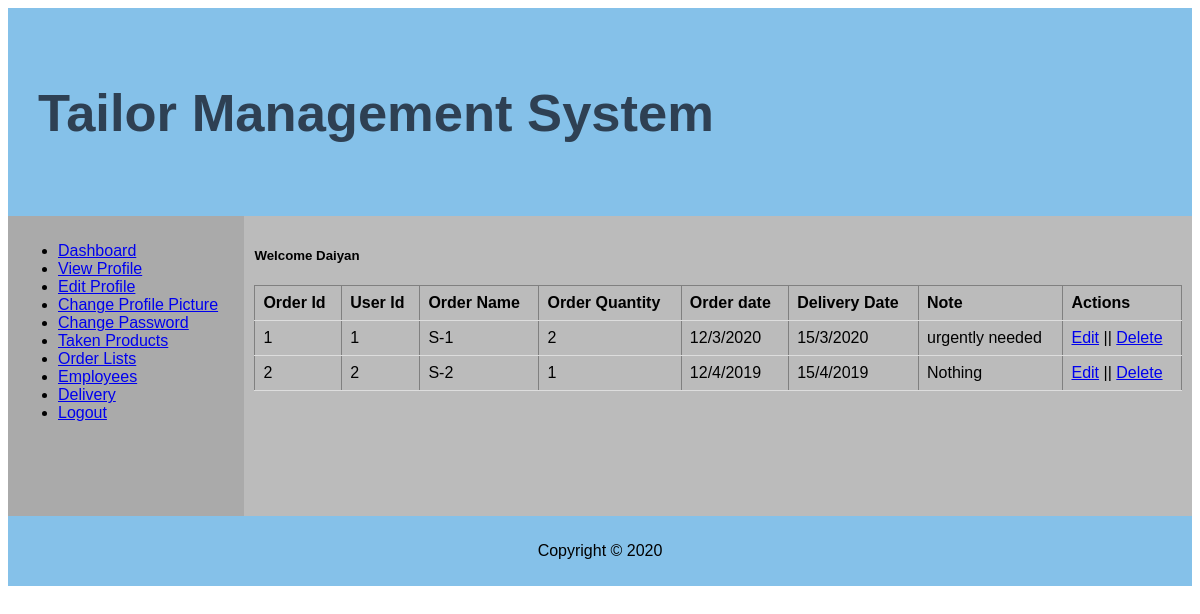
Page /all_orders.php (signed in) on the committed database.
### tables this page shows
CREATE TABLE `order_list` (
  `oid` bigint(100) NOT NULL,
  `user_ID` int(50) NOT NULL,
  `oname` varchar(50) NOT NULL,
  `oquantity` mediumint(100) NOT NULL,
  `order_date` varchar(100) NOT NULL,
  `delivery_date` varchar(100) NOT NULL,
  `note` varchar(100) NOT NULL
);

### all_orders.php (the view, shortened to what this page needs)
<?php
$userName=$_SESSION['userName'];
?>
<html>
<head>
</head>
<body>
<div class="grid-container">
  <div class="header">
    <h2 style="color: #2E4053"; align="left">Tailor Management System <?php
    ?></h2>
  </div>
  <div class="left" style="background-color:#aaa;">
  <ul>
  <li><a href="nhome.php">Dashboard</a></li>
  <li><a href="view.php?userName=<?php echo $userName; ?>">View Profile</a></li>
  <li><a href="edit.php">Edit Profile</a></li>
  <li><a href="changepic.php">Change Profile Picture</a></li>
  <li><a href="changepass.php">Change Password</a></li>
  <li><a href="all_taken_products.php">Taken Products</a></li>
  <li><a href="all_orders.php">Order Lists</a></li>
  <li><a href="employee_list.php">Employees</a></li>
  <li><a href="delivery.php">Delivery</a></li>
    <li><a href="logout.php">Logout</a></li>
</ul>
  </div>
  <div class="middle" style="background-color:#bbb;"><?php
    $name=$_SESSION['name'];
    echo "<h5>Welcome $name</h5>";
    ?>
      <?php
  $con=mysqli_connect("localhost","root","","db");
  $sql="SELECT `oid`, `user_ID`, `oname`, `oquantity`, `order_date`, `delivery_date`, `note` FROM `order_list`";
  $result=mysqli_query($con,$sql);
  if(mysqli_num_rows($result)>0)
   {
    ?>
    <table border='1' cellpadding='8'>
      <tr>
        <th>Order Id</th>
        <th>User Id</th>
        <th>Order Name</th>
        <th>Order Quantity</th>
        <th>Order date</th>
        <th>Delivery Date</th>
        <th>Note</th>
        <th>Actions</th>
      </tr>
    <?php
    while($row=mysqli_fetch_array($result))
    {
      echo "<tr>";
      echo "<td>".$row['oid']."</td>";
      echo "<td>".$row['user_ID']."</td>";
      echo "<td>".$row['oname']."</td>";
      echo "<td>".$row['oquantity']."</td>";
      echo "<td>".$row['order_date']."</td>";
      echo "<td>".$row['delivery_date']."</td>";
      echo "<td>".$row['note']."</td>";
      echo '<td><a href="orderedit.php? User Id='.$row['user_ID'].'&Order Name=' .$row['oname'].'&Order Quantity='.$row['oquantity'].'&Order Date='.$row['order_date'].'&Delivery Date='.$row['delivery_date'].'&Note='.$row['note'].'">Edit</a> || <a href="orderdelete.php?id=' .$row['oid'].'">Delete</a></td>';
      echo "</tr>";
    }
    echo "</table>";
   }
   else
   {
    echo "No data found.<br/>";
   }
    ?>
     </div>
  <div class="footer">
    <p>Copyright © 2020</p>
  </div>
</div>
</body>
</html>

### all_orders.php (style rules this page uses)
* { box-sizing: border-box; }
body { font-family: Arial, Helvetica, sans-serif; }
.header { grid-area: header; background-color: #85C1E9; padding: 30px; text-align: center; font-size: 35px; }
.grid-container { display: grid; grid-template-areas: 'header header header header header header' 'left middle middle middle middle middle' 'footer footer footer footer footer footer'; }
.left, .middle, .right { padding: 10px; height: 300px; }
.left { grid-area: left; }
.middle { grid-area: middle; }
.footer { grid-area: footer; background-color: #85C1E9; padding: 10px; text-align: center; }
table { border-collapse: collapse; width: 100%; }
th, td { padding: 8px; text-align: left; border-bottom: 1px solid #ddd; }

### rows in the picture
order_list: oid "1", user_ID "1", oname "S-1", oquantity "2", order_date "12/3/2020", delivery_date "15/3/2020", note "urgently needed"
order_list: oid "2", user_ID "2", oname "S-2", oquantity "1", order_date "12/4/2019", delivery_date "15/4/2019", note "Nothing"

### other values in the picture
$name "Daiyan"
